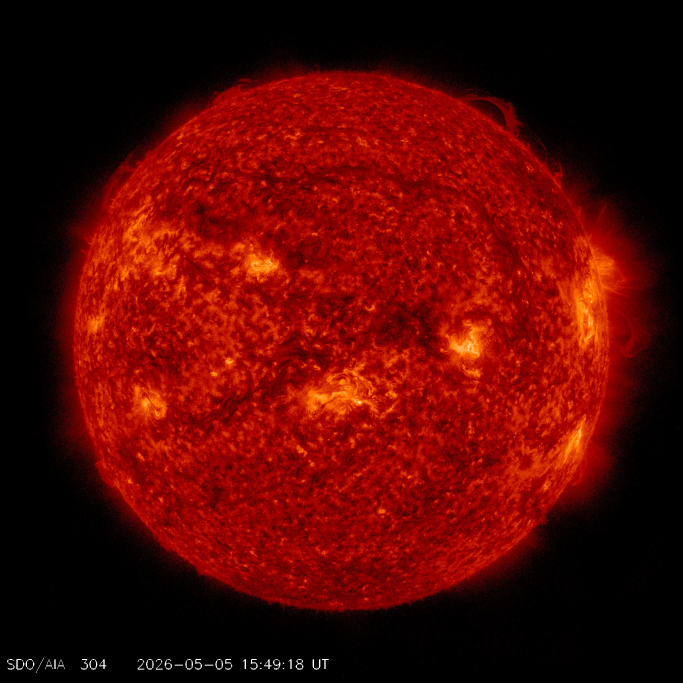
#> input picture star-model/assets/nasa/latest_2048_0304.jpg, 2048 x 2048 px (shown at 1/3 size)
$ python make_equirect.py
#> lines starting #> are read from the running program, lines starting #| are printed output that depends on the picture; after the words box and inside, x2 and y2 are one past the last pixel; in counts of white or black regions, pixels touching at a corner belong together
#!/usr/bin/env python3
"""Convert NASA SDO full-disk images into equirectangular sphere textures.

Repo layout (this file lives in star-model-v2/):
  input : ../star-model/assets/nasa/latest_2048_*.jpg   (already in repo)
  output: ./assets/equirect_*.jpg (2048x1024, q90) + equirect_preview.png

Run:  python3 make_equirect.py     (needs: pip install opencv-python numpy pillow)

Pipeline
--------
1. Auto-detect disk (cx, cy, R):
   - largest bright blob for a rough centroid/radius
   - R from the sharp drop of the azimuthally-averaged radial profile
     (robust to bright corona/streamers that break naive thresholding)
   - center refined by maximizing the steepness of that drop
2. Front hemisphere: orthographic inverse mapping, bilinear (cv2.remap).
3. Back hemisphere: heavily blurred mirror of the front, cosine cross-blend
   within +-10 deg of the +-90 deg seam.
"""
import os
import cv2
import numpy as np
from PIL import Image

BASE = os.path.dirname(os.path.abspath(__file__))
SRC_DIR = os.path.join(BASE, "..", "star-model", "assets", "nasa")
OUT_DIR = os.path.join(BASE, "assets")
os.makedirs(OUT_DIR, exist_ok=True)

IMAGES = {
    "0304": "latest_2048_0304.jpg",   # AIA 304 (fuzzy limb)
    "0193": "latest_2048_0193.jpg",   # AIA 193
    "0211": "latest_2048_0211.jpg",   # AIA 211
    "HMIIC": "latest_2048_HMIIC.jpg", # HMI continuum
}

EW, EH = 2048, 1024  # equirect size


# ---------------------------------------------------------------- disk detect
def _largest_blob(g, thresh_frac):
    p95 = np.percentile(g, 95)
    mask = (g > thresh_frac * p95).astype(np.uint8) * 255
    mask = cv2.morphologyEx(mask, cv2.MORPH_CLOSE,
                            cv2.getStructuringElement(cv2.MORPH_ELLIPSE, (15, 15)))
    n, lab, stats, cents = cv2.connectedComponentsWithStats(mask, 8)
    idx = 1 + np.argmax(stats[1:, cv2.CC_STAT_AREA])
    cx, cy = float(cents[idx][0]), float(cents[idx][1])
    R0 = float(np.sqrt(stats[idx, cv2.CC_STAT_AREA] / np.pi))
    return cx, cy, R0


def _annulus_profile(g, cx, cy):
    """Azimuthal mean brightness on a polar grid (240 angles x r=600..1100)."""
    th = np.linspace(0, 2 * np.pi, 240, endpoint=False)
    rs = np.arange(600.0, 1100.0, 4.0)
    TH, RR = np.meshgrid(th, rs)
    xs = np.clip(cx + RR * np.cos(TH), 0, g.shape[1] - 1).astype(np.float32)
    ys = np.clip(cy + RR * np.sin(TH), 0, g.shape[0] - 1).astype(np.float32)
    prof = cv2.remap(g, xs.reshape(1, -1), ys.reshape(1, -1),
                     cv2.INTER_LINEAR).reshape(xs.shape)
    m = np.nanmean(prof, axis=1)
    return rs, cv2.GaussianBlur(m.reshape(-1, 1), (1, 5), 0).ravel()


def _annulus_R(g, cx, cy, lvl):
    """Radius where the azimuthal mean profile drops (persistently) below lvl."""
    rs, m = _annulus_profile(g, cx, cy)
    for i in range(len(rs) - 4):
        if m[i] < lvl and np.all(m[i + 1:i + 5] < lvl * 1.3):
            # interpolate crossing
            if i > 0:
                return float(rs[i - 1] + (lvl - m[i - 1]) /
                             (m[i] - m[i - 1] + 1e-9) * (rs[i] - rs[i - 1]))
            return float(rs[i])
    return 900.0  # fallback


def _drop_steepness(g, cx, cy, R):
    rs, m = _annulus_profile(g, cx, cy)
    sel = (rs >= 0.85 * R) & (rs <= 1.15 * R)
    return float(-np.gradient(m)[sel].min())


def _refine_center(g, cx, cy, R):
    """Hill-climb center to maximize steepness of the radial drop."""
    best = (cx, cy)
    best_s = _drop_steepness(g, cx, cy, R)
    for step in (16, 4, 1):
        improved = False
        for dx in (-step, 0, step):
            for dy in (-step, 0, step):
                if dx == 0 and dy == 0:
                    continue
                s = _drop_steepness(g, best[0] + dx, best[1] + dy, R)
                if s > best_s + 1e-6:
                    best_s, best = s, (best[0] + dx, best[1] + dy)
                    improved = True
        if not improved and step == 4:
            pass
    return best


def detect_disk(gray, thresh_frac=0.25):
    g = cv2.GaussianBlur(gray.astype(np.float32), (0, 0), 3)
    h, w = g.shape
    cx, cy, R0 = _largest_blob(g, thresh_frac)
    yy, xx = np.mgrid[0:h, 0:w]
    med = np.median(g[((xx - cx) ** 2 + (yy - cy) ** 2) < 400 ** 2])
    lvl = 0.35 * med
    for _ in range(2):
        R = _annulus_R(g, cx, cy, lvl)
        cx, cy = _refine_center(g, cx, cy, R)
    R = _annulus_R(g, cx, cy, lvl)
    # pull R slightly inside the brightness drop so no dark limb ring is
    # sampled (R is the 0.35*median crossing, i.e. mid-falloff)
    R *= 0.97
    # keep sampling strictly inside the frame (also excludes the watermark)
    R = min(R, min(cx, w - 1 - cx, cy, h - 1 - cy) * 0.995)
    return cx, cy, R


# ------------------------------------------------------ radial flattening
def flatten_radial(img, cx, cy, max_gain=2.8):
    """Remove the large-scale radial brightness falloff (limb drop) so the
    sphere texture has a flat response; the renderer re-applies physical,
    view-dependent limb treatment. Gain is clamped to avoid noise blow-up."""
    g = cv2.cvtColor(img, cv2.COLOR_BGR2GRAY).astype(np.float32)
    h, w = g.shape
    yy, xx = np.mgrid[0:h, 0:w]
    d = np.hypot(xx - cx, yy - cy)
    rmax = int(min(cx, w - cx, cy, h - cy))
    bins = np.arange(0, rmax + 8, 8.0)
    prof = np.zeros(len(bins))
    for i, r in enumerate(bins):
        m = (d >= r) & (d < r + 8)
        prof[i] = g[m].mean() if m.any() else np.nan
    # fill gaps, smooth, normalize to the disk-interior mean
    ok = ~np.isnan(prof)
    prof = np.interp(bins, bins[ok], prof[ok])
    prof = cv2.GaussianBlur(prof.reshape(-1, 1), (1, 15), 0).ravel()
    interior = np.median(prof[: len(prof) // 2])
    gain = np.clip(interior / np.maximum(prof, 1.0), 1.0, max_gain)
    gain_img = np.interp(d, bins, gain).astype(np.float32)
    out = np.clip(img.astype(np.float32) * gain_img[..., None], 0, 255)
    return out.astype(np.uint8)


# -------------------------------------------------------------- equirect map
def make_equirect(img, cx, cy, R):
    """img: HxWx3 uint8 BGR -> 1024x2048x3 uint8 equirect (BGR)."""
    xs = np.arange(EW, dtype=np.float32)
    ys = np.arange(EH, dtype=np.float32)
    lon = (xs / EW) * 2 * np.pi - np.pi            # (EW,)
    lat = np.pi / 2 - (ys / EH) * np.pi            # (EH,)
    LON, LAT = np.meshgrid(lon, lat)

    coslat = np.cos(LAT)
    dy = np.sin(LAT)
    # mirror longitude for the back hemisphere
    lon_f = np.where(LON > np.pi / 2, np.pi - LON,
                     np.where(LON < -np.pi / 2, -np.pi - LON, LON))
    dx_f = coslat * np.sin(lon_f)

    map_x = (cx + R * dx_f).astype(np.float32)
    map_y = (cy - R * dy).astype(np.float32)
    front = cv2.remap(img, map_x, map_y, interpolation=cv2.INTER_LINEAR,
                      borderMode=cv2.BORDER_CONSTANT, borderValue=0)

    # back hemisphere: strong blur of the same (mirrored) sampling
    back = cv2.GaussianBlur(front, (0, 0), sigmaX=10, sigmaY=10)

    # cosine cross-blend across +-10 deg around the +-90 deg seam
    seam = np.deg2rad(10.0)
    # s: -1 at seam-10deg ... +1 at seam+10deg (clamped outside)
    s = np.clip((np.abs(LON) - (np.pi / 2 - seam)) / (2 * seam), -1.0, 1.0)
    t = 0.5 - 0.5 * np.cos((s + 1.0) * np.pi / 2.0)   # 0=front ... 1=back

    out = front.astype(np.float32) * (1 - t[..., None]) + \
        back.astype(np.float32) * t[..., None]
    return np.clip(out, 0, 255).astype(np.uint8)


def main():
    previews = []
    for key, fname in IMAGES.items():
        path = os.path.join(SRC_DIR, fname)
        img = cv2.imread(path, cv2.IMREAD_COLOR)
#> img is the input picture: shape (2048, 2048, 3); mean B, G, R 1.9, 6.5, 85.4
        if img is None:
            raise RuntimeError(f"cannot read {path}")
        gray = cv2.cvtColor(img, cv2.COLOR_BGR2GRAY)
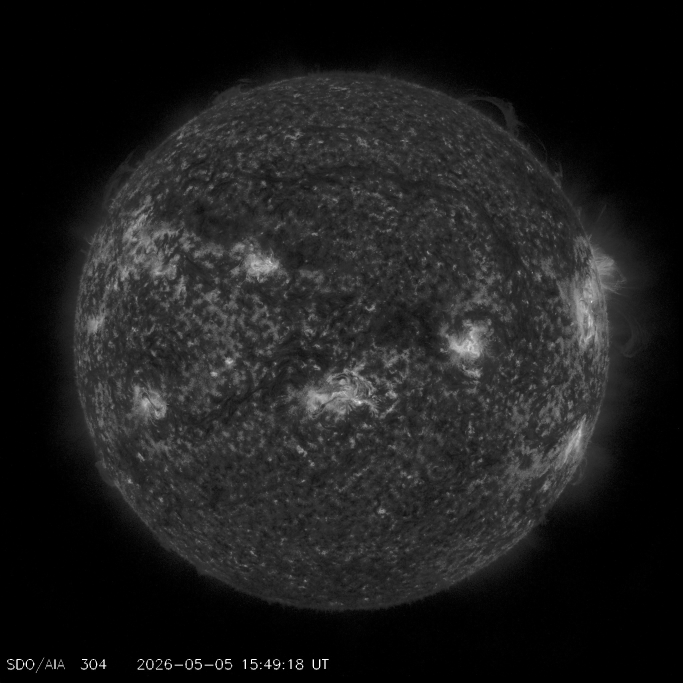
#> gray: shape (2048, 2048) (shown at 1/3 size); min 0, max 255, mean 29.6
        cx, cy, R = detect_disk(gray)
#> in _largest_blob, `p95 = np.percentile(g, 95)`: p95 = 78.87
#> in _largest_blob, `mask = (g > thresh_frac * p95).astype(np.uint8) * 255`:
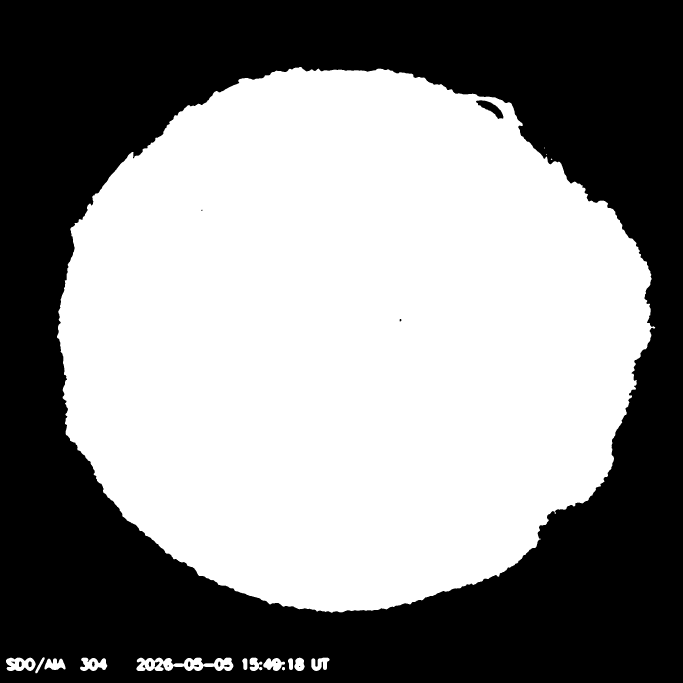
#> mask: shape (2048, 2048) (shown at 1/3 size); 53.9% white; 18 black regions (4 under 20 px), largest, box (x1, y1, x2, y2) and area: (0, 0, 2048, 2048) 1928635, (1428, 301, 1510, 357) 1822, (85, 1984, 95, 2002) 148
#> in _largest_blob, `mask = cv2.morphologyEx(mask, cv2.MORPH_CLOSE, cv2.getStructuringEleme..`: mask: shape (2048, 2048); 54.1% white; 2 black regions, box (x1, y1, x2, y2) and area: (0, 0, 2048, 2048) 1924573, (1434, 301, 1509, 355) 1730
#> in _largest_blob, `n, lab, stats, cents = cv2.connectedComponentsWithStats(mask, 8)`:
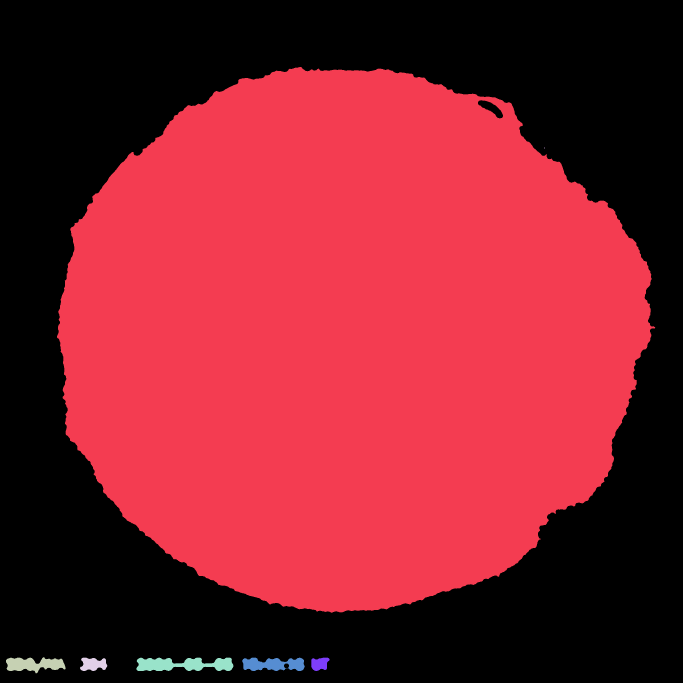
#> lab: shape (2048, 2048) int32 (shown at 1/3 size); 9 distinct labels, from 0 to 8; one colour per label, 0 black
#> in _largest_blob, `n, lab, stats, cents = cv2.connectedComponentsWithStats(mask, 8)`: n = 9; stats = [[0, 0, 2048, 2048, 1926303], [171, 201, 1795, 1637, 2244599], [1632, 442, 2, 4, 6], [18, 1972, 179, 48, 5493], [240, 1973, 82, 40, 2411], [409, 1973, 291, 40, 8351], [727, 1973, 187, 40, 5470], [934, 1973, 55, 40, 1670], [860, 2004, 1, 1, 1]]; cents = [[1005.9, 1019.8], [1044, 1016.6], [1632.5, 443.5], [101.2, 1992.9], [279.3, 1992.6], [548.2, 1993.2], [819.1, 1992.9], [958.7, 1991.2], [860, 2004]]
#> in _largest_blob, `idx = 1 + np.argmax(stats[1:, cv2.CC_STAT_AREA])`: idx = 1
#> in _largest_blob, `cx, cy = float(cents[idx][0]), float(cents[idx][1])`: cx = 1044; cy = 1016.6
#> in _largest_blob, `R0 = float(np.sqrt(stats[idx, cv2.CC_STAT_AREA] / np.pi))`: R0 = 845.3
#> in detect_disk, `cx, cy, R0 = _largest_blob(g, thresh_frac)`: cx = 1044; cy = 1016.6; R0 = 845.3
#> in detect_disk, `med = np.median(g[((xx - cx) ** 2 + (yy - cy) ** 2) < 400 ** 2])`: med = 50.07
#> in detect_disk, `lvl = 0.35 * med`: lvl = 17.52
#> the loop in detect_disk, `for _ in range(2):` made 2 passes
#> (R, cx, cy) on passes 1 to 2: (849.3, 1025, 1023.6), (848.4, 1024, 1023.6)
#> pass 1, in _annulus_profile (call 3), `prof = cv2.remap(g, xs.reshape(1, -1), ys.reshape(1, -1), cv2.INTER_LI..`:
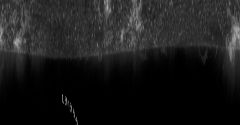
#> prof: shape (125, 240) float32; min 0, max 174.1, mean 27.6
#> the loop in _annulus_R, `for i in range(len(rs) - 4):` made 64 passes
#> in detect_disk, `R *= 0.97`: R = 822.9
#> cx = 1024; cy = 1023.6; R = 822.9
        print(f"{key}: center=({cx:.1f}, {cy:.1f})  R={R:.1f}")
#| 0304: center=(1024.0, 1023.6)  R=822.9
        flat = flatten_radial(img, cx, cy)
#> in flatten_radial, `d = np.hypot(xx - cx, yy - cy)`:
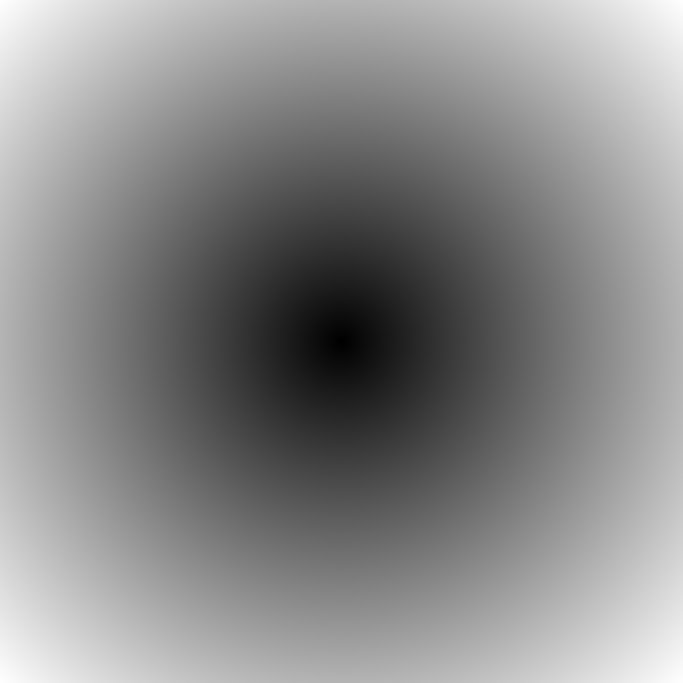
#> d: shape (2048, 2048) float64 (shown at 1/3 size); min 0.439, max 1447.8, mean 783.6; drawn with min black and max white
#> in flatten_radial, `rmax = int(min(cx, w - cx, cy, h - cy))`: rmax = 1023
#> the loop in flatten_radial, `for i, r in enumerate(bins):` made 129 passes
#> pass 1, in flatten_radial, `m = (d >= r) & (d < r + 8)`:
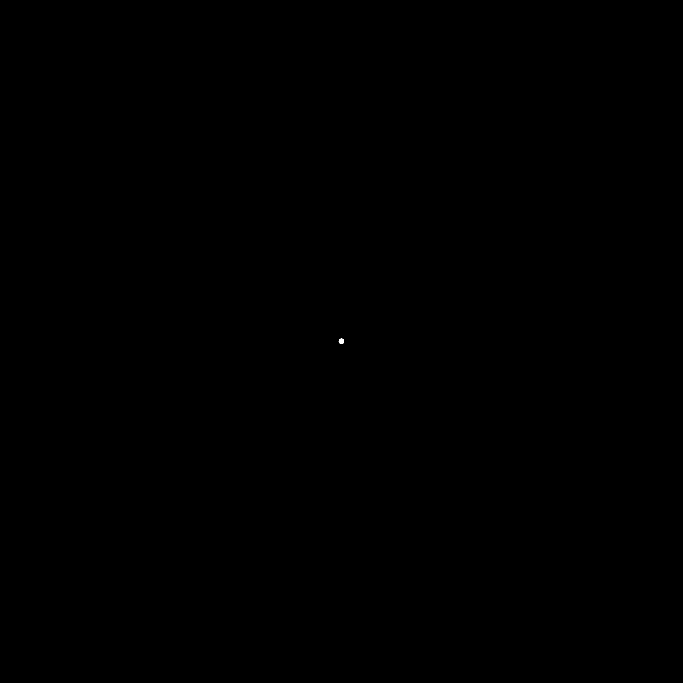
#> m: shape (2048, 2048) bool (shown at 1/3 size); 0% white; 1 white region, box (x1, y1, x2, y2) and area: (1016, 1016, 1032, 1032) 197
#> after the loop in flatten_radial, `for i, r in enumerate(bins):`: prof = 129 values, max 65.06 at index 21, min 0.742 at index 128, mean 44.75
#> in flatten_radial, `prof = cv2.GaussianBlur(prof.reshape(-1, 1), (1, 15), 0).ravel()`: prof = 129 values, max 62.75 at index 22, min 1.24 at index 128, mean 44.77
#> in flatten_radial, `interior = np.median(prof[: len(prof) // 2])`: interior = 55.3
#> in flatten_radial, `gain = np.clip(interior / np.maximum(prof, 1.0), 1.0, max_gain)`: gain = 129 values, max 2.8 at index 106, min 1 at index 12, mean 1.39
        eq = make_equirect(flat, cx, cy, R)
#> in make_equirect, `out = front.astype(np.float32) * (1 - t[..., None]) + \ back.astype(np..`:
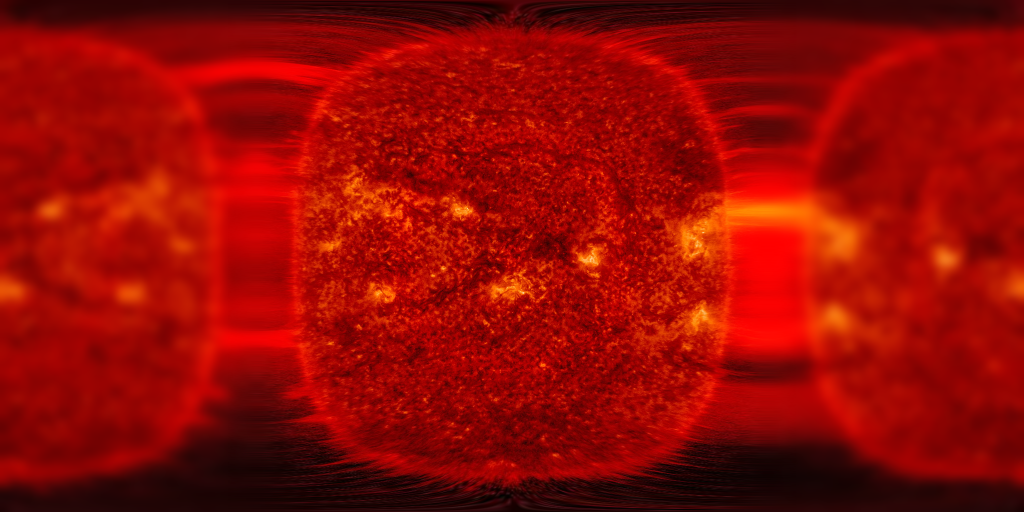
#> out: shape (1024, 2048, 3) float32 (shown at 1/2 size); mean B, G, R 3, 8.9, 148
        out_path = os.path.join(OUT_DIR, f"equirect_{key}.jpg")
        rgb = cv2.cvtColor(eq, cv2.COLOR_BGR2RGB)
        Image.fromarray(rgb).save(out_path, quality=90)
        print(f"  -> {out_path}")
        previews.append(rgb)
#> pass 2 of the loop in main, `for key, fname in IMAGES.items():`:
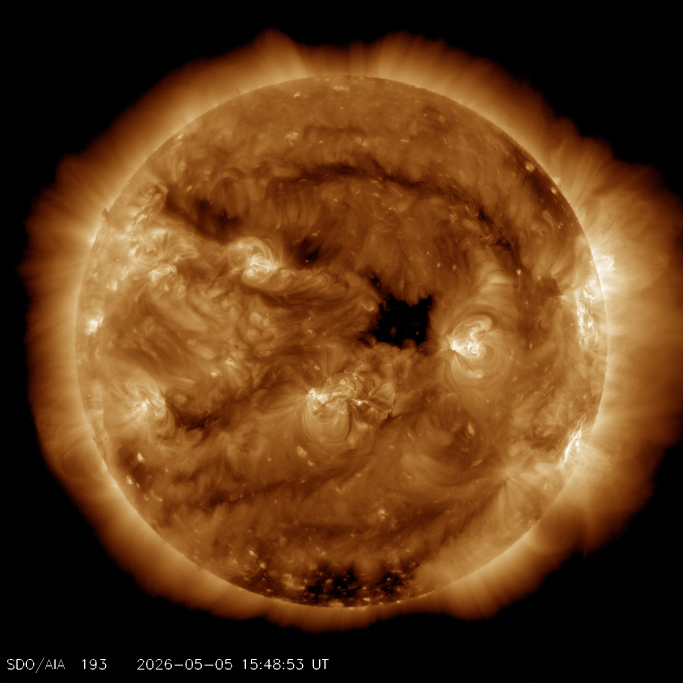
#> input picture star-model/assets/nasa/latest_2048_0193.jpg, 2048 x 2048 px (shown at 1/3 size)
#> in main, img is the input picture: shape (2048, 2048, 3); mean B, G, R 24.2, 57.8, 96.1
#> p95 = 158.6
#> in _largest_blob (call 2), `n, lab, stats, cents = cv2.connectedComponentsWithStats(mask, 8)`:
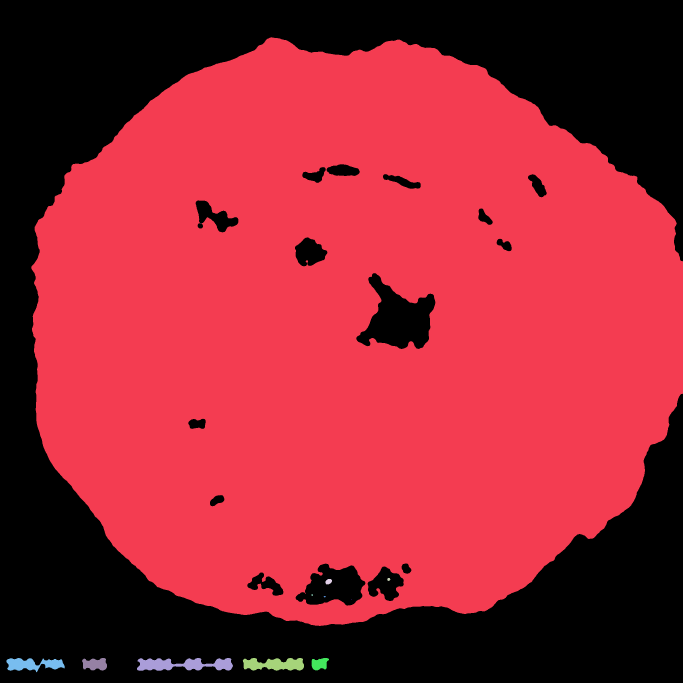
#> lab: shape (2048, 2048) int32 (shown at 1/3 size); 13 distinct labels, from 0 to 12; one colour per label, 0 black
#> n = 13; stats = 13 rows, first 6: [0, 0, 2048, 2048, 1534185], [94, 112, 1954, 1766, 2639497], [601, 669, 3, 1, 3], [1162, 1734, 9, 9, 63], [976, 1737, 20, 16, 246], [934, 1783, 5, 4, 17]; cents = 13 rows, first 8: [973.6, 1047.8], [1056.3, 1001.8], [602, 669], [1165.8, 1737.8], [985.5, 1744.4], [936.1, 1784.6], [973.7, 1789.5], [1053, 1797.5]
#> in _largest_blob (call 2), `cx, cy = float(cents[idx][0]), float(cents[idx][1])`: cx = 1056.3; cy = 1001.8
#> in _largest_blob (call 2), `R0 = float(np.sqrt(stats[idx, cv2.CC_STAT_AREA] / np.pi))`: R0 = 916.6
#> the loop in detect_disk (call 2), `for _ in range(2):` made 2 passes
#> (R, cx, cy) on pass 1: (949.4, 1019.3, 1017.8)
#> the loop in _annulus_R (call 2), `for i in range(len(rs) - 4):` made 87 passes
#> in main, `cx, cy, R = detect_disk(gray)`: cx = 1019.3; cy = 1017.8; R = 914.6
#| 0193: center=(1019.3, 1017.8)  R=914.6
#> in make_equirect (call 2), `back = cv2.GaussianBlur(front, (0, 0), sigmaX=10, sigmaY=10)`:
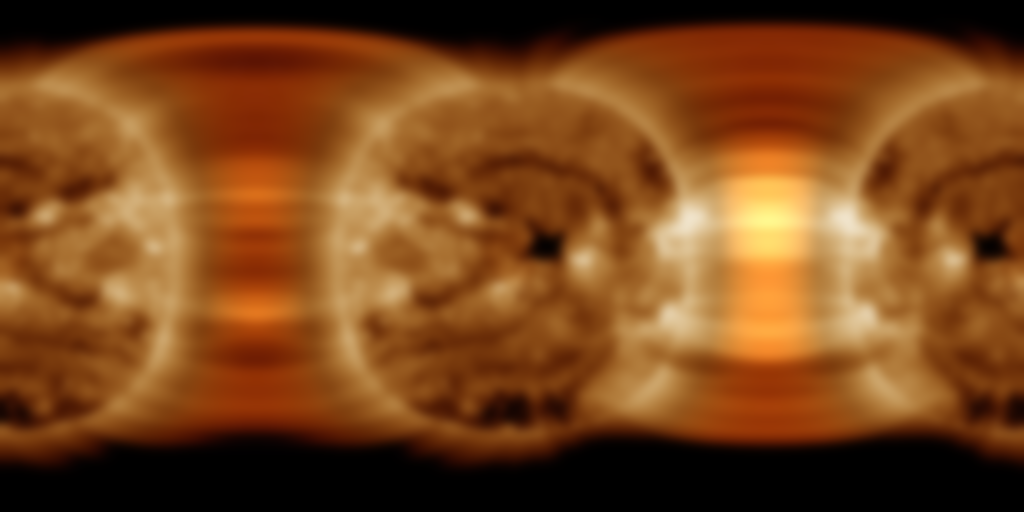
#> back: shape (1024, 2048, 3) (shown at 1/2 size); mean B, G, R 27.1, 69, 120.2

    sheet = np.concatenate(
        [cv2.resize(p, (1024, 512), interpolation=cv2.INTER_AREA)
         for p in previews], axis=1)
    prev = os.path.join(BASE, "equirect_preview.png")
    Image.fromarray(sheet).save(prev)
    print("preview ->", prev)


if __name__ == "__main__":
    main()
